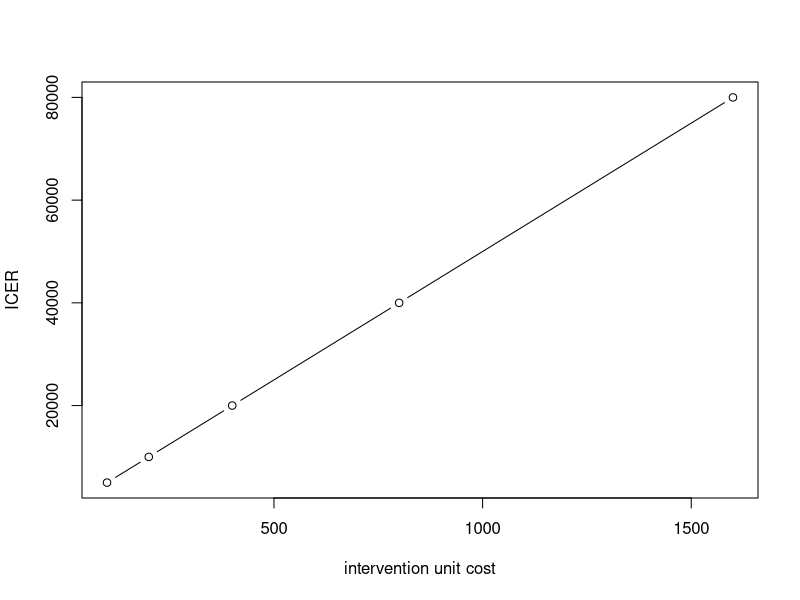

Here is the R script that generated this plot:
## ---- chunk 1
knitr::opts_chunk$set(echo = TRUE)
## ---- chunk 2
plot(data.frame(c(100, 200, 400, 800, 1600), c(5000, 10000, 20000, 40000, 80000)),type="b",xlab="intervention unit cost",ylab="ICER")
